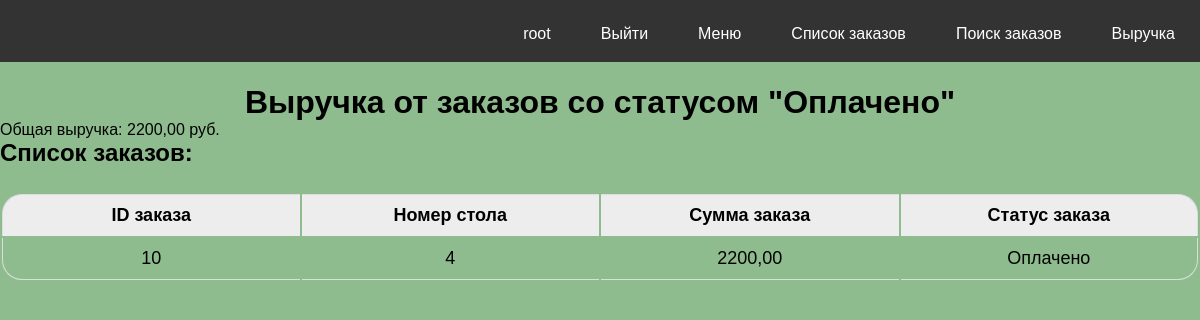
Page /orders/revenue/ (signed in) on the committed database.
### orders/models.py (models this page shows, shortened)
class Order(models.Model):
    objects = None
    PENDING = 'В ожидании'
    PAID = 'Оплачено'
    READY = 'Готово'
    STATUS = [
        (PENDING, 'В ожидании'),
        (PAID, 'Оплачено'),
        (READY, 'Готово'),
    ]
    user = models.ForeignKey(get_user_model(),
                             on_delete=models.SET_NULL,
                             related_name='orders',
                             null=True,
                             blank=True)
    table_number = models.PositiveIntegerField(validators=[MaxValueValidator(20)],
                                               blank=True, verbose_name='Номер стола')
    creation_time = models.DateTimeField(auto_now_add=True, verbose_name='Дата создания заказа')
    update_time = models.DateTimeField(auto_now=True, verbose_name='Дата изменения заказа')
    status = models.CharField(
        max_length=11,
        choices=STATUS,
        default=PENDING,
        verbose_name='Статус заказа')
    class Meta:
        ordering = ['pk']
        verbose_name = 'Заказ'
        verbose_name_plural = 'Заказы'
    def get_total_cost(self):
        return sum(item.get_cost() for item in self.items.all())

class OrderItem(models.Model):
    order = models.ForeignKey(Order,
                              related_name='items',
                              on_delete=models.CASCADE)
    product = models.ForeignKey(Menu,
                                related_name='order_items',
                                on_delete=models.CASCADE,
                                verbose_name='Код блюда')
    quantity = models.PositiveIntegerField(default=1, verbose_name='Количество')
    price = models.DecimalField(max_digits=6, decimal_places=2, verbose_name='Сумма')
    discount = models.DecimalField(max_digits=6, decimal_places=2, default=0, verbose_name='Скидка в %')
    class Meta:
        ordering = ['pk']
    def get_cost(self):
        return round(self.price * self.quantity, 2)

### orders/views.py (the view)
# urls.py: path('revenue/', Revenue.as_view(), name='revenue'),
class Revenue(LoginRequiredMixin, View):
    template_name = 'orders/revenue.html'
    def get(self, request, *args, **kwargs):
        paid_orders = Order.objects.filter(status=Order.PAID).prefetch_related('items')
        total_revenue = sum(order.get_total_cost() for order in paid_orders)
        context = {
            'orders': paid_orders,
            'total_revenue': total_revenue,
        }
        return render(request, self.template_name, context)

### cart/context_processors.py (called while the page is built)
def cart(request):
    return {'cart': Cart(request)}

### menu/templatetags/restaurant_tags.py (called while the page is built)
@register.simple_tag
def get_menu():
    return menu

### orders/templates/orders/revenue.html
{% extends 'base.html' %}
{% load static %}
{% block content %}
<h1>Выручка от заказов со статусом "Оплачено"</h1>
<p>Общая выручка: {{ total_revenue }} руб.</p>
<h2>Список заказов:</h2>
 <table class="table">
    <thead>
      <tr>
        <th>ID заказа</th>
        <th>Номер стола</th>
        <th>Сумма заказа</th>
        <th>Статус заказа</th>
      </tr>
    </thead>
     {% for order in orders %}
    <tbody>
      <tr>
        <td>{{ order.id }}</td>
        <td>{{ order.table_number }}</td>
        <td>{{ order.get_total_cost }}</td>
        <td>{{ order.status }}</td>
      </tr>
    </tbody>
     {% endfor %}
  </table>
{% endblock %}

### templates/base.html (shortened to what this page needs)
<!DOCTYPE html>
{% load static %}
{% load restaurant_tags %}
<html lang="en">
<head>
    <link type="text/css" href="{% static 'cafe/css/style.css' %}" rel="stylesheet">
    <link type="text/css" href="{% static 'cafe/css/styler.css' %}" rel="stylesheet">
    <link type="text/css" href="{% static 'cafe/css/stylecart.css' %}" rel="stylesheet">
    <link type="text/css" href="{% static 'cafe/css/styleorder.css' %}" rel="stylesheet">
    <link type="text/css" href="{% static 'cafe/css/styleauth.css' %}" rel="stylesheet">
    <link type="text/css" href="{% static 'cafe/css/styleproduct.css' %}" rel="stylesheet">
    <link type="text/css" href="{% static 'cafe/css/styletable.css' %}" rel="stylesheet">
    <link type="text/css" href="{% static 'cafe/css/stylesearch.css' %}" rel="stylesheet">
</head>
<body>
  <div class="topnav">
    {% get_menu as menu %}
    {% for m in menu %}
      <a href="{% url m.url_name %}">{{m.title}}</a>
    {% endfor %}
    <div>
    {% if user.is_authenticated %}
      <a href="{% url 'users:logout' %}">Выйти</a>
      <p class="last"> {{user.username}}</p>
    {% endif %}
    </div>
  </div>
  <div class="wrapper">
      {% block content %} {% endblock %}
  </div>
</body>
</html>

### static/cafe/css/style.css (style rules this page uses)
* { margin: 0; padding: 0; }
html, body { background: DarkSeaGreen; background-repeat: no-repeat; background-position: center center; background-attachment: fixed; -moz-background-size: cover; -o-background-size: cover; background-size: cover; width: 100%; height: 100%; font-family: Arial, Helvetica, sans-serif; }
.topnav { background-color: #333; position: fixed; top: 0; width: 100%; height: 7%; transition: top 0.3s; }
.topnav a { float: right; display: block; color: white; text-align: center; padding: 25px; text-decoration: none; }
.last { float: right; display: block; color: white; text-align: center; padding: 25px; text-decoration: none; }
.wrapper { width: 100%; height: 100%; margin-top: 7%; }
h1 { text-align: center; }

### static/cafe/css/styletable.css (style rules this page uses)
.table { width: 100%; table-layout: fixed; border: none; margin-bottom: 20px; border-collapse: separate; margin-block: 25px; }
.table thead th { font-weight: bold; text-align: center; border: none; padding: 10px 15px; background: #EDEDED; font-size: 18px; border-top: 1px solid #ddd; }
.table tr th:first-child, .table tr td:first-child { border-left: 1px solid #ddd; }
.table tr th:last-child, .table tr td:last-child { border-right: 1px solid #ddd; }
.table thead tr th:first-child { border-radius: 20px 0 0 0; }
.table thead tr th:last-child { border-radius: 0 20px 0 0; }
.table tbody td { text-align: center; vertical-align: middle; border: none; padding: 10px 15px; font-size: 18px; vertical-align: middle; }
.table tbody tr:last-child td { border-bottom: 1px solid #ddd; }
.table tbody tr:last-child td:first-child { border-radius: 0 0 0 20px; }
.table tbody tr:last-child td:last-child { border-radius: 0 0 20px 0; }

### rows in the picture
Order: id "10", table_number "4", get_total_cost "2200,00", status "Оплачено"

### other values in the picture
{{ m.title }} "Выручка" "Поиск заказов" "Список заказов" "Меню"
{{ user.username }} "root"
{{ total_revenue }} "2200,00"
